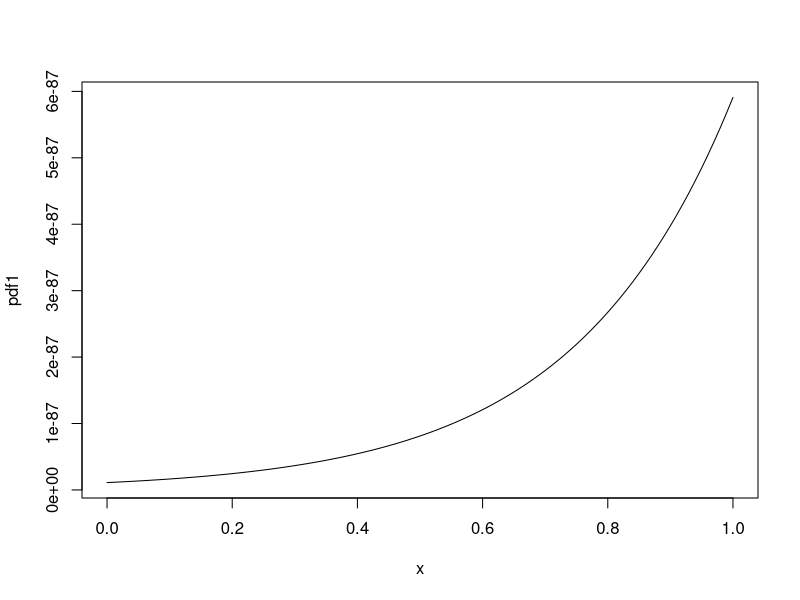
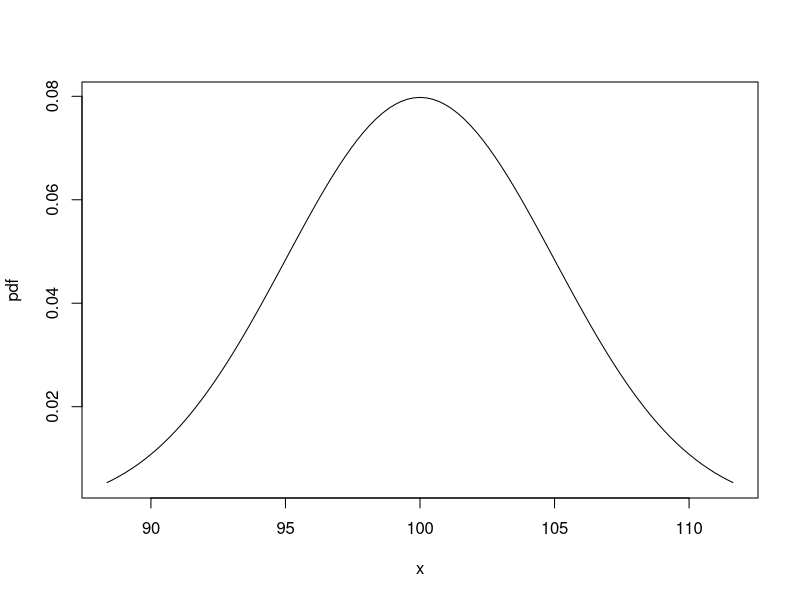
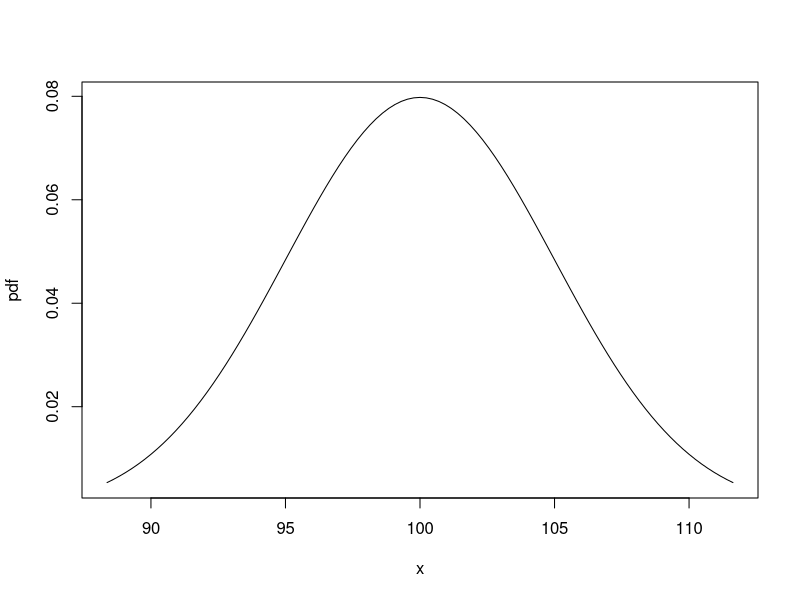
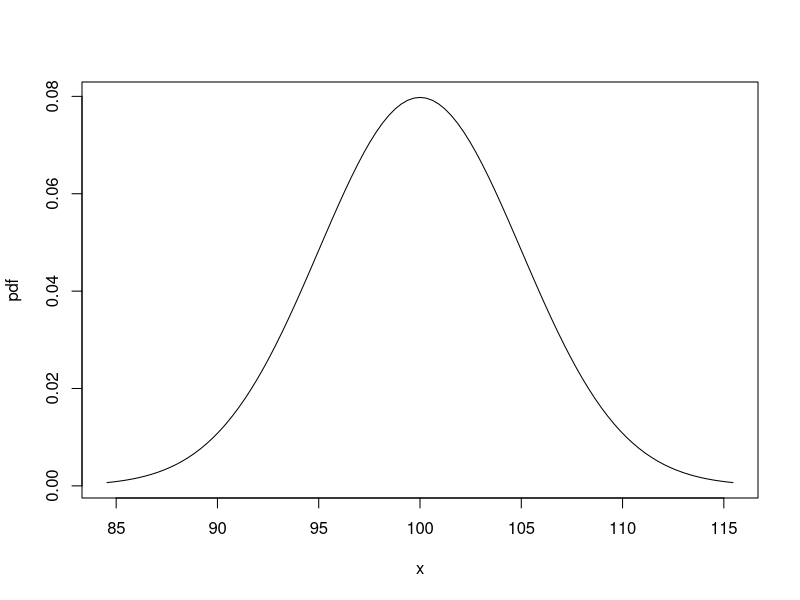
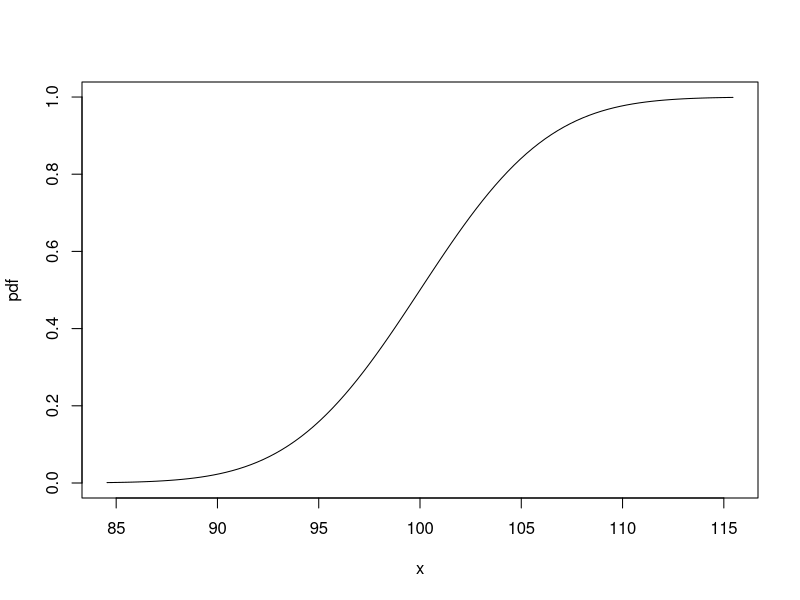
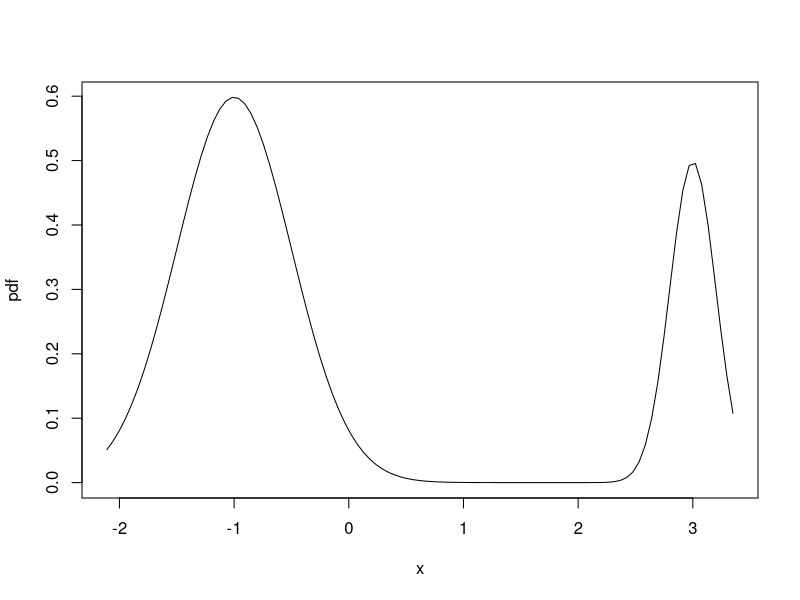
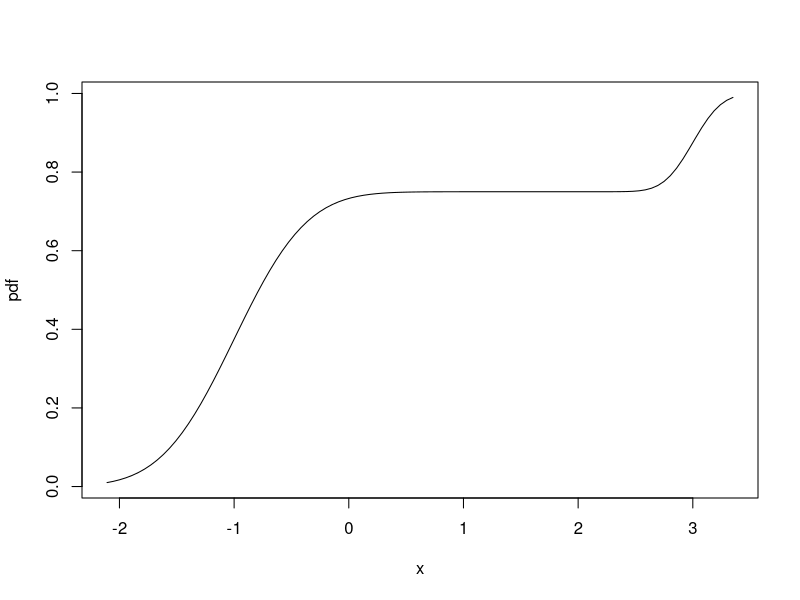

R code for these plots, in order:
library(gbutils)


### Name: plotpdf
### Title: Plot a probability denstity function
### Aliases: plotpdf
### Keywords: hplot dplot

### ** Examples

pdf1 <- function(x) dnorm(x, mean = 100, sd = 5)
qdf1 <- function(x) qnorm(x, mean = 100, sd = 5)
cdf1 <- function(x) pnorm(x, mean = 100, sd = 5)

plot(pdf1) # needs to specify 'from' and 'to' args for meaningful plot
plotpdf(pdf1, qdf1)                               # using quantile function
plotpdf(pdf1, cdf = cdf1)                         # using cdf
plotpdf(pdf1, cdf = cdf1, lq = 0.001, uq = 0.999) # ... and non-default quantiles

plotpdf(cdf1, cdf = cdf1, lq = 0.001, uq = 0.999) # plot a cdf


## a mixture distribution:
pf1 <- function(x){
    0.25 * pnorm(x, mean = 3, sd = 0.2) + 0.75 * pnorm(x, mean = -1, sd = 0.5)
}
df1 <- function(x){
    0.25 * dnorm(x, mean = 3, sd = 0.2) + 0.75 * dnorm(x, mean = -1, sd = 0.5)
}

plotpdf(df1, cdf = pf1) # plot the pdf
plotpdf(pf1, cdf = pf1) # plot the cdf

c(cdf2quantile(0.05, pf1), cdf2quantile(0.95, pf1))
